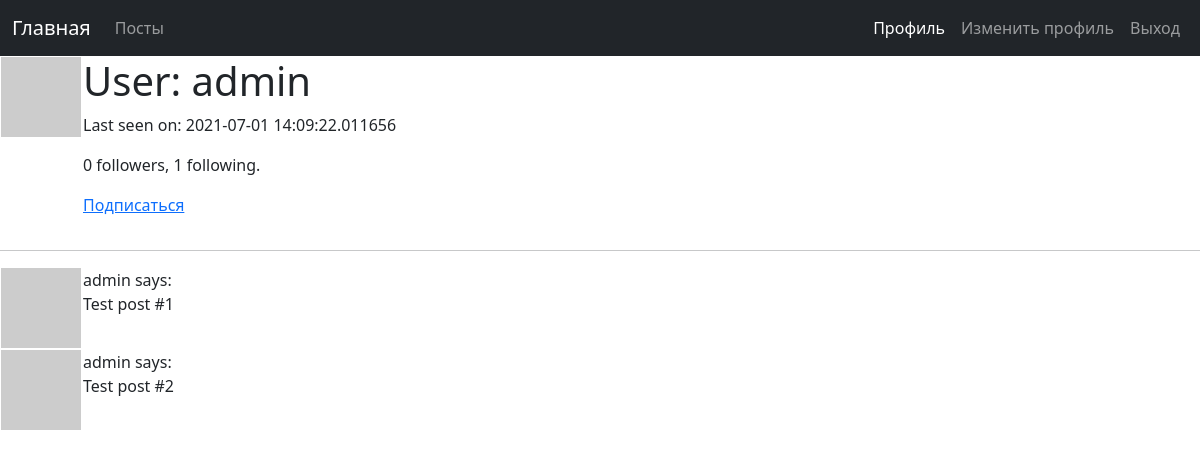
/user/admin (signed in), run on an earlier commit of the app's database.
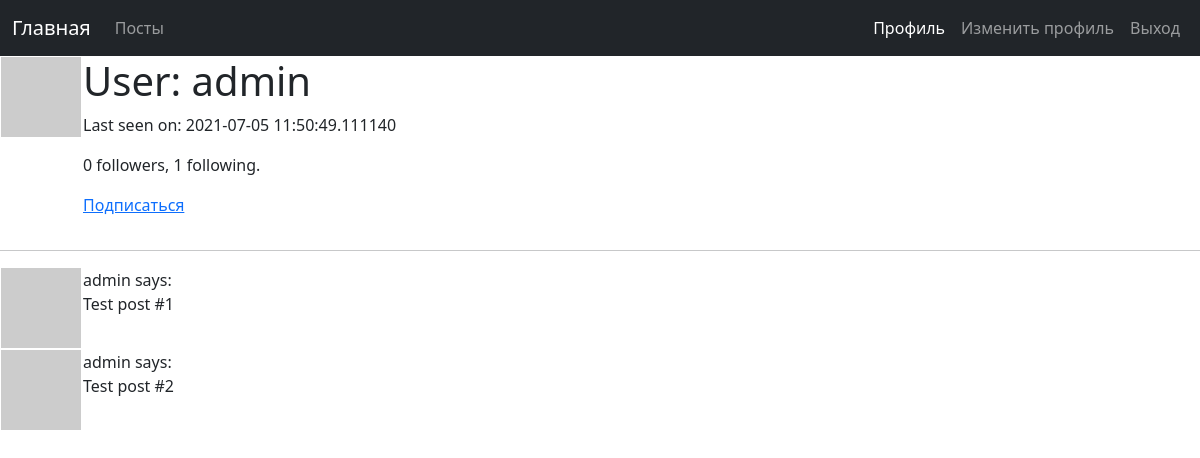
And on a later commit of the database.
### app/models.py (models this page shows, shortened)
class User(UserMixin, db.Model):
    id = db.Column(db.Integer, primary_key=True)
    username = db.Column(db.String(64), index=True, unique=True)
    email = db.Column(db.String(120), index=True, unique=True)
    password_hash = db.Column(db.String(128))
    posts = db.relationship('Post', backref='author', lazy='dynamic')
    about_me = db.Column(db.String(140))
    last_seen = db.Column(db.DateTime, default=datetime.utcnow())
    followed = db.relationship('User', secondary=followers,
                               primaryjoin=(followers.c.follower_id == id),
                               secondaryjoin=(followers.c.followed_id == id),
                               backref=db.backref('followers', lazy='dynamic'), lazy='dynamic')
    def is_following(self, user):
        return self.followed.filter(
            followers.c.followed_id == user.id).count() > 0
    def avatar(self, size):
        digest = md5(self.email.lower().encode('utf-8')).hexdigest()
        return 'https://www.gravatar.com/avatar/{}?d=identicon&s={}'.format(digest, size)

### app/routes.py (the view)
@app.route("/user/<username>")
@login_required
def user(username):
    user = User.query.filter_by(username=username).first_or_404()
    posts = [
        {'author': user, 'body': 'Test post #1'},
        {'author': user, 'body': 'Test post #2'}
    ]
    return render_template('user.html', user=user, posts=posts)

### app/models.py (called while the page is built)
@login.user_loader
def load_user(id):
    return User.query.get(int(id))

### app/routes.py (called while the page is built)
@app.before_request
def before_reauest():
    if current_user.is_authenticated:
        current_user.last_seen = datetime.utcnow()
        db.session.commit()

### app/templates/user.html (shortened to what this page needs)
{% extends "base.html" %}
{% block content %}
    <table>
        <tr valign="top">
            <td><img src="{{ user.avatar(128) }}"></td>
            <td>
                <h1>User: {{ user.username }}</h1>
                {% if user.last_seen %}<p>Last seen on: {{ user.last_seen }}</p>{% endif %}
                <p>{{ user.followers.count() }} followers, {{ user.followed.count() }} following.</p>
                {% if not current_user.is_following(user) %}
                <p><a href="{{ url_for('follow', username=user.username) }}">Подписаться</a></p>
                {% else %}
                <p><a href="{{ url_for('unfollow', username=user.username) }}">Отписаться</a></p>
                {% endif %}
            </td>
        </tr>
    </table>
    <hr>
    {% for post in posts %}
        {% include "_post.html" %}
    {% endfor %}
{% endblock %}

### app/templates/base.html (shortened to what this page needs)
<!DOCTYPE html>
<html lang="en">
<head>
    <link href="https://cdn.jsdelivr.net/npm/bootstrap@5.0.1/dist/css/bootstrap.min.css" rel="stylesheet">
    <link rel="stylesheet" type="text/css" href="{{url_for('static', filename='css/styles.css')}}">
</head>
<body>
    <nav class="navbar navbar-expand-lg navbar-dark bg-dark">
      <div class="container-fluid">
        <a class="navbar-brand" href="{{ url_for('index') }}">Главная</a>
        <div class="collapse navbar-collapse" id="navbarSupportedContent">
          <ul class="navbar-nav me-auto mb-2 mb-lg-0">
            <li class="nav-item">
                <div><a class="nav-link" href="/posts">Посты</a></div>
            </li>
          </ul>
          <ul class="nav navbar-nav navbar-right">
              {% if current_user.is_anonymous %}
              <a class="nav-link active" href="{{ url_for('login') }}">Логин</a>
              {% else %}
              <li><a class="nav-link active" href="{{ url_for('user', username=current_user.username) }}">Профиль</a></li>
              <li class="nav-item">
                {% if user == current_user %}
                <a class="nav-link" href="{{ url_for('edit_profile') }}">Изменить профиль</a>
                {% endif %}
              </li>
              <li><div><a class="nav-link" href="{{ url_for('logout') }}">Выход</a></div></li>
              {% endif %}
          </ul>
        </div>
      </div>
    </nav>
    {% block content %}
    {% endblock %}
</body>
</html>

### app/templates/_post.html
<table>
    <tr valign="top">
        <td><img src="{{ post.author.avatar(36) }}"></td>
        <td>{{ post.author.username }} says:<br>{{ post.body }}</td>
    </tr>
</table>

What changed in the data, as far as the page shows it:
changed User "admin": last_seen "2021-07-01 14:09:22.011656" → "2021-07-05 11:50:49.111140"
